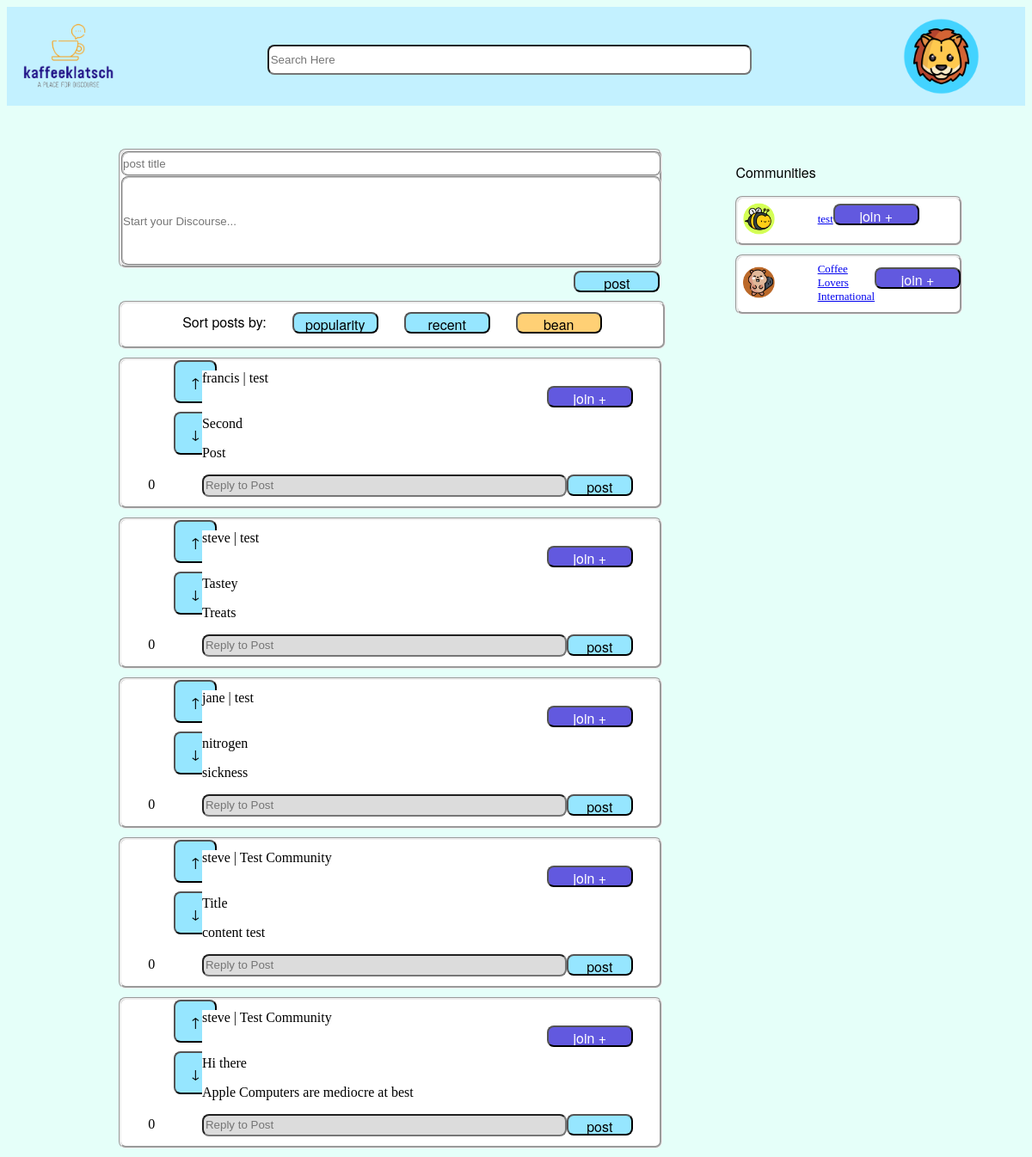
The page /feed (signed in) on the database as committed earlier.
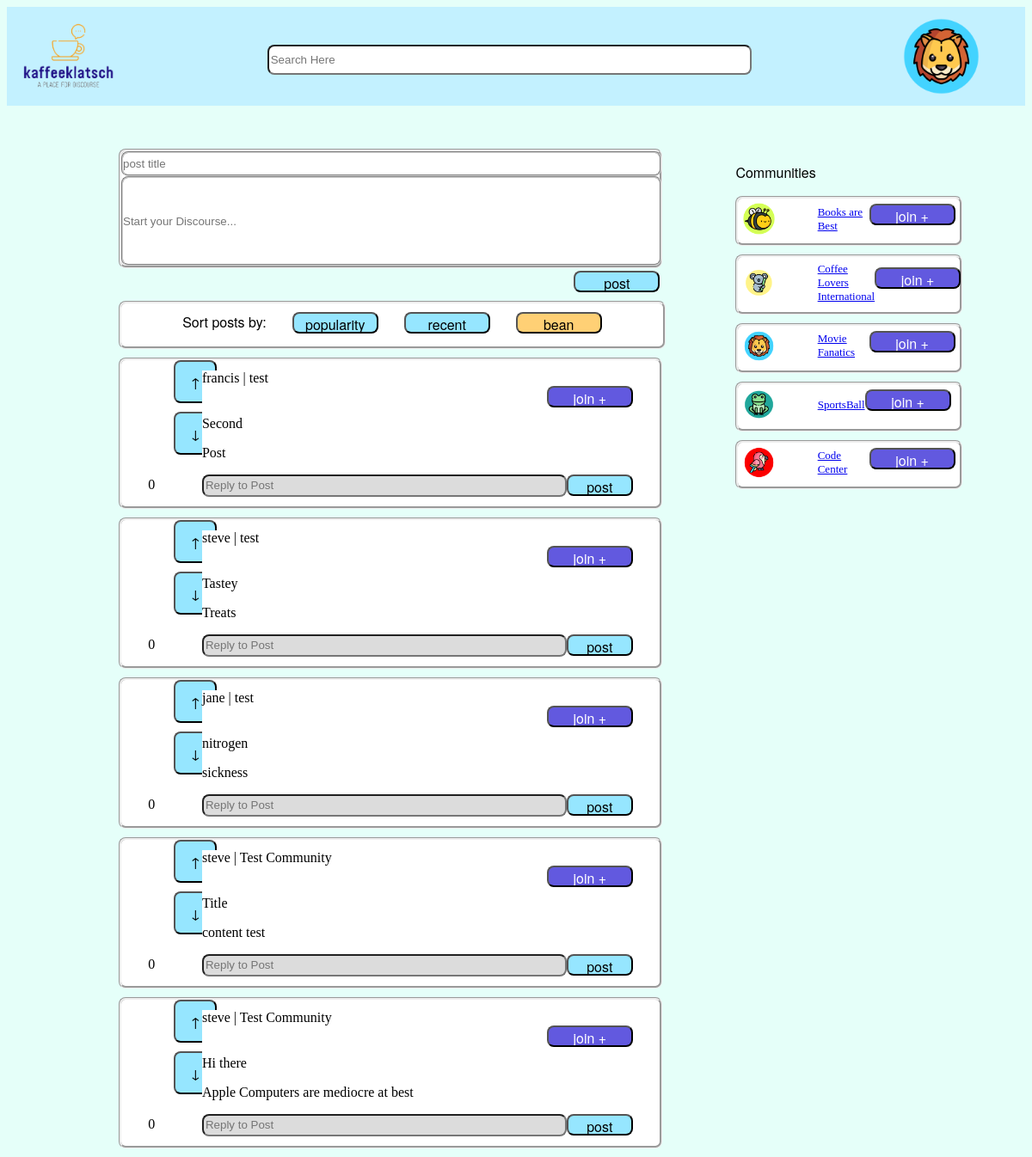
The same page on the database as committed later.
### kaffeeklatsch/models/models.py (models this page shows, shortened)
class User(db.Model, UserMixin):
    id = db.Column(db.Integer, nullable=False, primary_key=True, unique=True)
    username = db.Column(db.Text, db.ForeignKey('user_access.username'), nullable=False)
    tagline = db.Column(db.Text, db.ForeignKey('user_access.tagline'), nullable=True)
    date_joined = db.Column(db.Text, nullable=False)
    avatar = db.Column(db.Text, nullable=True)
    first_name = db.Column(db.Text, nullable=True)
    last_name = db.Column(db.Text, nullable=True)
    communities = db.Column(db.Text, nullable=True)
    users_following = db.Column(db.Text, nullable=True)
    tagline = db.Column(db.Text, nullable=True)
    date_joined = db.Column(db.Text, nullable=False)
    summary = db.Column(db.Text, nullable=True)

class Post(db.Model):
    title = db.Column(db.Text, nullable=False)
    content = db.Column(db.Text, nullable=False)
    posting_user = db.Column(db.Text, db.ForeignKey('user_access.username'), nullable=False)
    posted_date = db.Column(db.DateTime, nullable=False)
    community = db.Column(db.Text, nullable=False)
    UUID = db.Column(db.Integer, nullable=False, primary_key=True, unique=True)
    tally = db.Column(db.Integer, nullable=False)

class Community(db.Model):
    community_id = db.Column(db.Integer, nullable=False, primary_key=True)
    community_name = db.Column(db.Text, nullable=False)
    community_tagline = db.Column(db.Text, nullable=True)
    community_content = db.Column(db.Text, nullable=True)
    community_image = db.Column(db.Text, nullable=False)

### kaffeeklatsch/routes.py (the view, shortened to what this page needs)
@app.route('/feed', methods=['GET', 'POST'])
def feed():
  if (current_user.is_authenticated == False):
    return redirect(url_for('login'))
  sortPostForm = SortPostForm()
  replyForm = ReplyForm()
  makePostForm = MakePostForm()
  communityPainForm = CommunityPainForm()
  posts = Post.query.all()
  communities = Community.query.all()
  postHandler = PostHandler()
  replyHandler = ReplyHandler()
  upVoteForm = UpVoteForm()
  upVoteHandler = UpVoteHandler()
  downVoteForm = DownVoteForm()
  downVoteHandler = DownVoteHandler()
  userName = current_user.username
  userInfo = User.query.filter_by(username=userName).first()
  if makePostForm.validate_on_submit():
    print("form input is validated")
    inputTitle = request.form['postTitle']
    inputContent = request.form['postContent']
    inputUsername = current_user.username
    inputCommunity = "Test Community" # Will need to be updated with ability to pull relevant community
    postHandler.post(inputTitle, inputContent, inputUsername, inputCommunity)
    return redirect(url_for('feed'))
  else:
    print("you're stuff still isnt workin (post)")
  if replyForm.validate_on_submit():
    print("Reply form input is validated")
    inputContent = request.form['replyContent']
    inputUsername = current_user.username
    retrievedPostId = int(request.form['index'])
    originalPostFilter = filter(lambda post: post.UUID == retrievedPostId, posts)
    originalPostList = list(originalPostFilter)
    originalPost = originalPostList.pop()
    print(f'original post id: ', retrievedPostId)
    print(f'original post: ', originalPost)
    inputOriginalPostID = retrievedPostId
    replyHandler.reply(inputOriginalPostID, inputContent, inputUsername)
    return redirect(url_for('feed'))
  else:
    print("reply you're stuff still isnt workin (reply)")
  return render_template('feed.html',
  makePostForm=makePostForm,
  sortPostForm=sortPostForm,
  replyForm=replyForm,
  communityPainForm=communityPainForm,
  posts=posts,
  communities=communities,
  userInfo=userInfo,
  upVoteForm=upVoteForm,
  downVoteForm=downVoteForm)

### kaffeeklatsch/forms/SortPostForm.py
class SortPostForm(FlaskForm):
    popularity = SubmitField('popularity')
    recent = SubmitField('recent')
    bean = SubmitField('bean')

### kaffeeklatsch/forms/ReplyForm.py
class ReplyForm(FlaskForm):
    post = SubmitField('post')
    join = SubmitField('join +')
    replyContent = StringField('reply', validators=[DataRequired(), Length(min=1, max=250)], render_kw={"placeholder": "Reply to Post"})

### kaffeeklatsch/models/models.py (called while the page is built)
@login_manager.user_loader
def load_user(username):
    return User.query.get(username)

### kaffeeklatsch/templates/feed.html
{% extends 'base.html' %}
{% import 'make_post.html' as makePostTemplate %}
{% import 'sort_post.html' as sortPostTemplate %}
{% import 'post_reply.html' as post_reply %}
{% import 'community.html'as community_template %}
{% block addedCSS %}
<link rel="stylesheet" href="{{ url_for('static', filename='css/feed.css') }}" />
{% endblock %}
{% block search %}
<div class="search-container" id="search-container">
    <input id="search-input" type="search" id="form1" class="form-control" placeholder="Search Here"/>
</div>
{% endblock %}
{% block avatar %}
<a href="/profilepage"><img class="avatar" src="{{ url_for('static', filename='assets/imagefiles/Profile/' + userInfo.avatar) }}" /></a>
{% endblock %}
{% block body %}
<div class="page">
    <div class="content-view">
        <div class="post-pane">
            <div>
                {{ makePostTemplate.make_post(makePostForm) }}
                {{ sortPostTemplate.sort_post(sortPostForm) }}
            </div>
            {% for post in posts %}
                {{ post_reply.post_reply(replyForm, upVoteForm, downVoteForm, post) }}
            {% endfor %}
        </div>
        <div class="community-pain">
            <p class="community-label">Communities</p>
            {% for community in communities%}
                {{ community_template.community_component(community, communityPainForm) }}
            {% endfor %}
        </div>
    </div>
</div>
{% endblock %}

### kaffeeklatsch/templates/base.html (shortened to what this page needs)
<!DOCTYPE html>
<html lang="en">
<head>
    <link rel="stylesheet" href="{{ url_for('static', filename='css/globalstylesheet.css') }}" />
    <link rel="stylesheet" href="{{ url_for('static', filename='css/forms.css') }}" /> {% block addedCSS %}{% endblock %}
</head>
<body>
    <div class="continer">
        <div class="header">
            <h1 class="logo">
              <a href="/feed"><img class="logo" src="{{ url_for('static', filename='assets/imagefiles/logo_sample_v2.png') }}" alt="" /></a>
            </h1>
            {% block search %}{% endblock %}
            {% block avatar %}{% endblock %}
        </div>
        {% block body %}{% endblock %}
    </div>
</body>
</html>

### kaffeeklatsch/templates/make_post.html (shortened to what this page needs)
{% macro make_post(makePostForm) %}
<link rel="stylesheet" href="{{ url_for('static', filename='css/sort_post.css') }}" />
<div class="make-post-wrapper">
    <form action="" method="POST">
        {{ makePostForm.postTitle(class="post-title") }}
        {{ makePostForm.postContent(class="post-content") }}
        {{ makePostForm.post(class="button-style-b make-button") }}
    </form>
</div>
{% endmacro %}

### kaffeeklatsch/templates/sort_post.html
{% macro sort_post(sortPostForm) %}
<link rel="stylesheet" href="{{ url_for('static', filename='css/make_post.css') }}" />
<div class="sort-post-wrapper">
    <label>Sort posts by:</label> {{ sortPostForm.popularity(class="button-style-b") }}{{ sortPostForm.recent(class="button-style-b") }}{{ sortPostForm.bean(class="button-style-bean") }}
</div>
{% endmacro %}

### kaffeeklatsch/templates/post_reply.html
{% macro post_reply(replyForm, upVoteForm, downVoteForm, postObject) %}
{% import 'post.html' as replyTemplate %}
<div>
    {{ replyTemplate.post(replyForm, upVoteForm, downVoteForm, postObject) }}
</div>
{% endmacro %}

### kaffeeklatsch/templates/community.html
{% macro community_component(communityInfo, communityPainForm) %}
{% import 'community_pain.html' as communityPainTemplate %}
<form method="POST">
    {{ communityPainTemplate.community_pain(communityInfo, communityPainForm) }}
</form>
{% endmacro %}

### kaffeeklatsch/templates/post.html (shortened to what this page needs)
{% macro post(replyForm, upVoteForm, downVoteForm, postObject) %}
<link rel="stylesheet" href="{{ url_for('static', filename='css/post.css') }}" />
<div class="post-wrapper">
    <div class="vote-panel">
        <form action="" method="POST">
            {{ upVoteForm.upArrow(class="button-style-b make-button") }}
        </form>
        <form action="" method="POST">
            {{ downVoteForm.downArrow(class="button-style-b make-button") }}
        </form>
        <p class="post-tally">{{ postObject.tally }}</p>
    </div>
    <div class="post-panel">
        <div class="post-panel__top-line">
            <span class="owner-name">{{ postObject.posting_user }}</span> | <span class="community-content">{{ postObject.community }}</span>
            {{ replyForm.join(class="button-style-a post-panel__join-button") }}
        </div>
        <div class="post-panel__title-line">
            <span class="post-title">{{ postObject.title }}</span>
        </div>
        <div class="post-panel__post-content">
            <p class="post-content">{{ postObject.content }}</p>
        </div>
        <form action="" method="POST">
            <div class="post-panel__reply-line">
                {{ replyForm.replyContent(class="reply-content") }}
                {{ replyForm.post(class="button-style-b make-button") }}
            </div>
        </form>
    </div>
</div>
{% endmacro %}

### kaffeeklatsch/templates/community_pain.html
{% macro community_pain(communityInfo, communityPainForm) %}
<link rel="stylesheet" href="{{ url_for('static', filename='css/community-pain.css') }}" />
<div class="community-pain-wrapper">
    <img class="avatar community-image" src="{{ url_for('static', filename='assets/imagefiles/Profile/'+communityInfo.community_image) }}">
    <a href="/communityPage" class="community-title"><span>{{ communityInfo.community_name}}</span></a>
    <span class="community-button">{{ communityPainForm.join(class="button-style-a community-button-settings") }} </span>
</div>
{% endmacro %}

### kaffeeklatsch/static/css/globalstylesheet.css (style rules this page uses)
body { background-color: #E5FFF9 }
.header { background-color: #C3F1FF; font-size: 50px; text-align: center; height: 95px; padding-left: 10px; padding-top: 10px; padding-bottom: 10px; }
.logo { width: 120px; margin-top: 0px; float: left; }
.avatar { height: 100%; float: right; margin-right: 50px; }
.page { margin: 0px; height: 100vh; padding-top: 50px; }
.button-style-a { width: 100px; height: 25px; top: 225px; border-radius: 8px; background-color: #6259df; font-family: "Helvetica Neue", "Arial", sans-serif; font-size: medium; color: white; }
.button-style-b { width: 100px; height: 25px; top: 225px; border-radius: 8px; background-color: #96E6FF; font-family: "Helvetica Neue", "Arial", sans-serif; font-size: medium; color: black; margin-left: 30px; }
.button-style-bean { width: 100px; height: 25px; top: 225px; border-radius: 8px; background-color: #FFD075; font-family: "Helvetica Neue", "Arial", sans-serif; font-size: medium; color: black; margin-left: 30px; }

### kaffeeklatsch/static/css/forms.css (style rules this page uses)
input { margin-bottom: 10px; border-radius: 8px; height: 25px; width: 230px; }

### kaffeeklatsch/static/css/feed.css (style rules this page uses)
.content-view { display: flex; }
.post-pane { display: inline-block; width: 60%; }
.community-pain { display: inline-block; background-color: #E5FFF9; margin-left: 85px; width: 25%; height: 500px; }
#search-container { display: inline-block; text-align: center; width: 60%; height: 80%; padding-top: 10px; }
#search-input { background-color: white; width: 80%; height: 45%; }
.community-label { font-family: "Helvetica Neue", "Arial", sans-serif; font-size: medium; }

### kaffeeklatsch/static/css/sort_post.css (style rules this page uses)
.sort-post-wrapper { display: flex; background-color: white; border-style: groove; border-radius: 8px; width: 99.6%; height: 40px; padding-top: 10px; margin-bottom: 10px; justify-content: center; font-family: "Helvetica Neue", "Arial", sans-serif; }
#postContent { left: 10px; }

### kaffeeklatsch/static/css/make_post.css (style rules this page uses)
.make-post-wrapper { display: block; border-radius: 8px; border-style: groove; background-color: white; margin-bottom: 10px; }
.make-post-wrapper .post-title { display: block; width: 99.6%; border-style: groove; border-color: lightgrey; margin: 0; padding: 0; }
.make-post-wrapper .post-content { display: block; width: 99.6%; border-style: groove; border-color: lightgrey; margin: 0; padding: 0; height: 100px; }
.make-post-wrapper .make-button { float: right; margin-top: 1%; }

### kaffeeklatsch/static/css/post.css (style rules this page uses)
.post-wrapper { background-color: white; border-style: groove; border-radius: 8px; display: flex; justify-content: center; align-items: center; margin-bottom: 10px; }
.post-wrapper .vote-panel input { width: 50px; height: 50px; }
.post-wrapper .vote-panel { align-items: center; display: inline-block; width: 10%; }
.post-wrapper .post-panel { display: inline-block; width: 80%; background-color: white; }
.post-panel .post-panel__reply-line { display: flex; justify-content: center; align-items: center; }
.post-panel .post-panel__join-button { margin-left: 80%; }
.post-wrapper .post-panel #replyContent { width: 500px; margin: auto; }
.post-wrapper .post-panel #post { width: 90px; margin: auto; }
.post-panel__top-line { background-color: white; }
#replyContent { width: 80%; height: 20px; top: 470px; left: 150px; background-color: gainsboro; }

### kaffeeklatsch/static/css/community-pain.css (style rules this page uses)
.community-pain-wrapper { background-color: white; display: inline-flex; align-items: center; border-radius: 8px; border-style: groove; padding: 2%; font-size: small; padding-bottom: 10px; margin-bottom: 10px; }
.community-pain-wrapper .community-image { height: 15%; width: 15%; float: none; }

Rows that differ between the two databases and show on the page:
changed Community: community_name "test" → "Books are Best"
changed Community "Coffee Lovers International": community_image: a different picture
added Community: community_image (picture), community_name "Movie Fanatics"
added Community: community_image (picture), community_name "SportsBall"
added Community: community_image (picture), community_name "Code Center"
